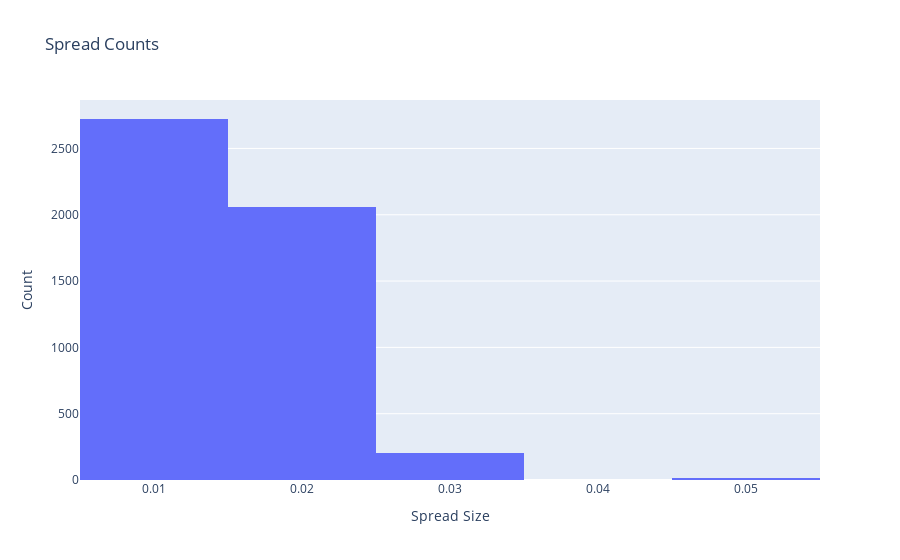

Notebook code cell kept with this figure:
### Code cell
# see the different sizes of spread we have in the data set
spreads = go.Histogram(histfunc='count', x=order_book['Spread'], name='Spread Histogram')
fig = go.Figure(data=spreads)
fig.update_layout(title='Spread Counts', xaxis_title='Spread Size', yaxis_title='Count')

### Figure 1 — Plotly figure (JSON) as saved in the notebook; plotly's stock layout.template omitted (floating-point values rounded to 4 significant figures; data arrays with more than 128 entries replaced by an {"elided": "..."} marker saying what was removed)
{"data": [{"histfunc": "count", "name": "Spread Histogram", "type": "histogram", "x": {"elided": "5000 float values"}}], "layout": {"title": {"text": "Spread Counts"}, "xaxis": {"title": {"text": "Spread Size"}}, "yaxis": {"title": {"text": "Count"}}}}
